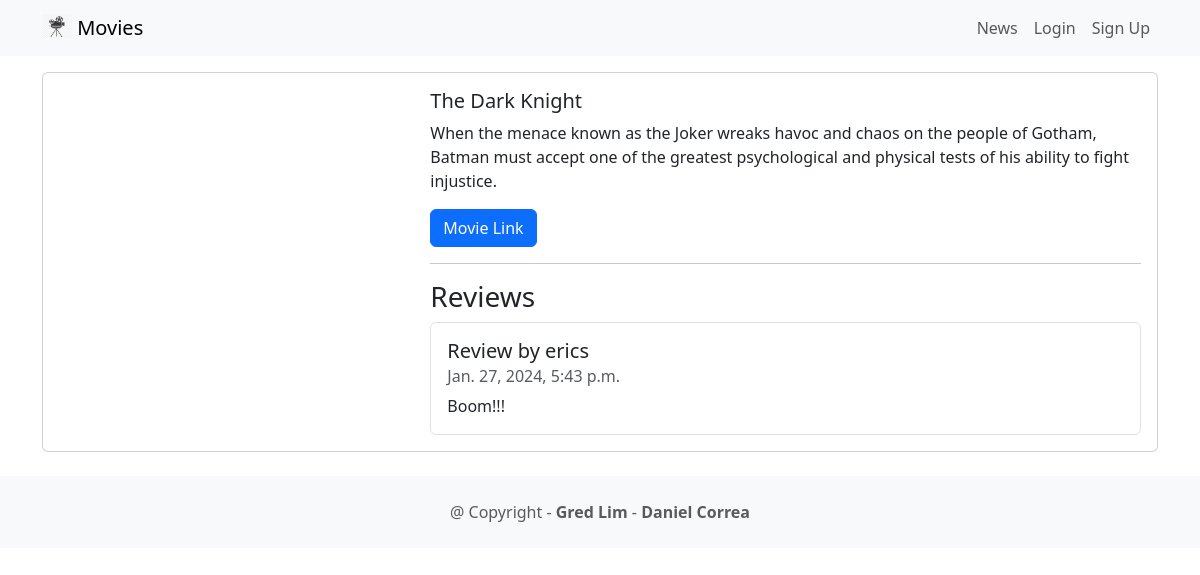
Screenshot of /movie/4 with the database file from the repository.
### movie/models.py (models this page shows, shortened)
class Movie(models.Model):
    title = models.CharField(max_length=100)
    description = models.CharField(max_length=250)
    image = models.ImageField(upload_to='movie/images/')
    url = models.URLField(blank=True)

class Review(models.Model):
    text = models.CharField(max_length=100)
    date = models.DateTimeField(auto_now_add = True)
    user = models.ForeignKey(User,on_delete=models.CASCADE)
    movie = models.ForeignKey(Movie, on_delete=models.CASCADE)
    watchAgain = models.BooleanField()

### movie/views.py (the view)
# urls.py: path('<int:movie_id>', views.detail, name='detail'),
def detail(request, movie_id):
    movie = get_object_or_404(Movie, pk=movie_id)
    reviews = Review.objects.filter(movie = movie)
    return render(request, 'detail.html',
                  {'movie':movie, 'reviews': reviews})

### movie/templates/detail.html (shortened to what this page needs)
{% extends 'base.html' %}
{% block content %}
<div class="card mb-3">
  <div class="row g-0">
    <div class="col-md-4">
    </div>
    <div class="col-md-8">
      <div class="card-body">
        <h5 class="card-title">{{ movie.title }}</h5>
        <p class="card-text">{{ movie.description}}</p>
        <p class="card-text">
          {% if movie.url %}
            <a href="{{ movie.url }}"
              class="btn btn-primary">
              Movie Link
            </a>
          {% endif %}
        </p>
        <hr />
        <h3>Reviews</h3>
        <ul class="list-group">
        {% for review in reviews %}
          <li class="list-group-item pb-3 pt-3">
            <h5 class="card-title">
              Review by {{ review.user.username }}
            </h5>
            <h6 class="card-subtitle mb-2 text-muted">
              {{ review.date }}
            </h6>
            <p class="card-text">{{ review.text }}</p>
          </li>
        {% endfor %}
        </ul>
      </div>
    </div>
  </div>
</div>
{% endblock content %}

### rows the page displays
Movie: title "The Dark Knight", description "When the menace known as the Joker wreaks havoc and chaos on the people of Gotham, Batman must accept one of the greatest psychological and physical tests of his ability to fight injustice."
Review: user.username "erics", date "Jan. 27, 2024, 5:43 p.m.", text "Boom!!!"
